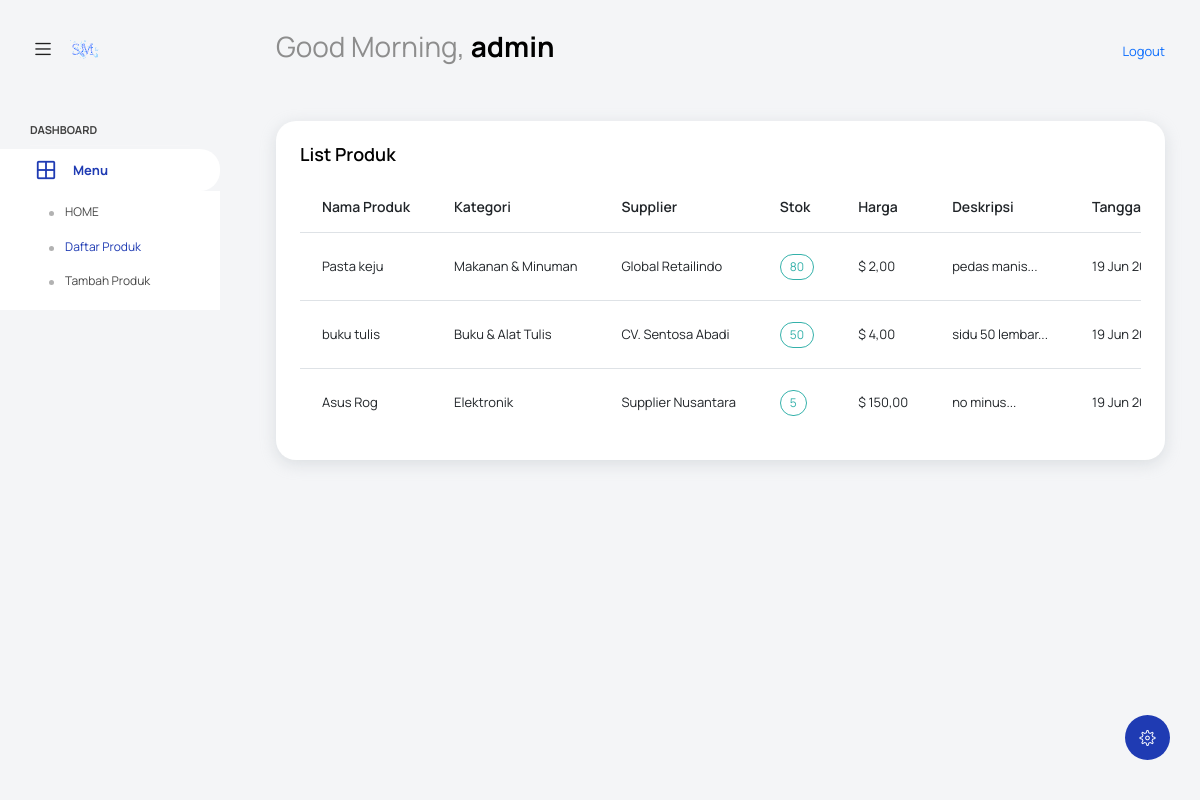
Screenshot of /daftar_produk.php (signed in) with the database file from the repository.
### tables this page shows
CREATE TABLE `produk` (
  `id_produk` int(11) NOT NULL,
  `nama_produk` varchar(255) NOT NULL,
  `id_kategori` int(11) NOT NULL,
  `id_supplier` int(11) NOT NULL,
  `stok` int(11) NOT NULL DEFAULT 0,
  `harga` decimal(10,2) NOT NULL,
  `deskripsi` text DEFAULT NULL,
  `tanggal_ditambahkan` timestamp NOT NULL DEFAULT current_timestamp()
);

CREATE TABLE `kategori` (
  `id_kategori` int(11) NOT NULL,
  `nama_kategori` varchar(100) NOT NULL
);

CREATE TABLE `supplier` (
  `id_supplier` int(11) NOT NULL,
  `nama_supplier` varchar(150) NOT NULL,
  `alamat` varchar(255) DEFAULT NULL,
  `telepon` varchar(20) DEFAULT NULL
);

### daftar_produk.php (the view, shortened to what this page needs)
<?php
include 'koneksi.php';
$error_message = '';
$query_produk = "SELECT
                    p.id_produk,
                    p.nama_produk,
                    k.nama_kategori,
                    s.nama_supplier,
                    p.stok,
                    p.harga,
                    p.deskripsi,
                    p.tanggal_ditambahkan
                 FROM
                    produk p
                 LEFT JOIN
                    kategori k ON p.id_kategori = k.id_kategori
                 LEFT JOIN
                    supplier s ON p.id_supplier = s.id_supplier
                 ORDER BY
                    p.tanggal_ditambahkan DESC";
$result_produk = mysqli_query($koneksi, $query_produk);
$daftar_produk = [];
if ($result_produk) {
    while ($row = mysqli_fetch_assoc($result_produk)) {
        $daftar_produk[] = $row;
    }
} else {
    $error_message .= "Gagal mengambil data produk: " . mysqli_error($koneksi) . "<br>";
}
?>
<html>
<head>
  <link rel="stylesheet" href="vendors/feather/feather.css">
  <link rel="stylesheet" href="vendors/mdi/css/materialdesignicons.min.css">
  <link rel="stylesheet" href="vendors/ti-icons/css/themify-icons.css">
  <link rel="stylesheet" href="vendors/typicons/typicons.css">
  <link rel="stylesheet" href="vendors/simple-line-icons/css/simple-line-icons.css">
  <link rel="stylesheet" href="vendors/css/vendor.bundle.base.css">
  <link rel="stylesheet" href="css/vertical-layout-light/style.css">
</head>
<body>
  <div class="container-scroller">
    <nav class="flex-row p-0 navbar default-layout col-lg-12 col-12 fixed-top d-flex align-items-top">
      <div class="text-center navbar-brand-wrapper d-flex align-items-center justify-content-start">
        <div class="me-3">
          <button class="navbar-toggler align-self-center" type="button" data-bs-toggle="minimize">
            <span class="icon-menu"></span>
          </button>
        </div>
        <div>
          <a class="navbar-brand brand-logo" href="home.php">
            <img src="SM.svg" alt="logo" />
          </a>
        </div>
      </div>
      <div class="navbar-menu-wrapper d-flex align-items-top">
        <ul class="navbar-nav">
          <li class="nav-item font-weight-semibold d-none d-lg-block ms-0">
            <h1 class="welcome-text">Good Morning, <span class="text-black fw-bold"> <?php echo $_SESSION['username']; ?></span> </h1>
          </li>
        </ul>
        <ul class="navbar-nav ms-auto">
          <a class="nav-link" href="proses_logout.php">Logout</a>
        </ul>
      </div>
    </nav>
    <div class="container-fluid page-body-wrapper">
      <div class="theme-setting-wrapper">
        <div id="settings-trigger"><i class="ti-settings"></i></div>
      </div>
      <nav class="sidebar sidebar-offcanvas" id="sidebar">
        <ul class="nav">
          <li class="nav-item nav-category">Dashboard</li>
          <li class="nav-item">
            <a class="nav-link" data-bs-toggle="collapse" href="#ui-basic" aria-expanded="false" aria-controls="ui-basic">
              <i class="mdi mdi-grid-large menu-icon"></i>
              <span class="menu-title">Menu</span>
            </a>
            <div class="collapse" id="ui-basic">
              <ul class="nav flex-column sub-menu">
                <li class="nav-item"> <a class="nav-link" href="home.php">HOME</a></li>
                <li class="nav-item"> <a class="nav-link" href="daftar_produk.php">Daftar Produk</a></li>
                <li class="nav-item"> <a class="nav-link" href="tambah_produk.php">Tambah Produk</a></li>
              </ul>
            </div>
          </li>
        </ul>
      </nav>
      <div class="main-panel">
        <div class="content-wrapper">
          <div class="row">
            <div class="col-lg-12 grid-margin stretch-card">
              <div class="card">
                <div class="card-body">
                  <h4 class="card-title">List Produk</h4>
                  <div class="table-responsive">
                    <table class="table table-hover">
                      <thead>
                        <tr>
                          <th>Nama Produk</th>
                          <th>Kategori</th>
                          <th>Supplier</th>
                          <th>Stok</th>
                          <th>Harga</th>
                          <th>Deskripsi</th>
                          <th>Tanggal Ditambahkan</th>
                        </tr>
                      </thead>
                      <tbody>
                        <?php if (count($daftar_produk) > 0) : ?>
                          <?php foreach ($daftar_produk as $produk) : ?>
                            <tr>
                              <td><?php echo htmlspecialchars($produk['nama_produk']); ?></td>
                              <td><?php echo htmlspecialchars($produk['nama_kategori']); ?></td>
                              <td><?php echo htmlspecialchars($produk['nama_supplier']); ?></td>
                              <td><label class="badge <?php echo ($produk['stok'] > 0) ? 'badge-success' : 'badge-danger'; ?>"><?php echo htmlspecialchars($produk['stok']); ?></label></td>
                              <td>$ <?php echo number_format($produk['harga'], 2, ',', '.'); ?></td>
                              <td><?php echo htmlspecialchars(substr($produk['deskripsi'], 0, 50)); ?>...</td>
                              <td><?php echo date('d M Y H:i', strtotime($produk['tanggal_ditambahkan'])); ?></td>
                            </tr>
                          <?php endforeach; ?>
                        <?php else : ?>
                          <tr>
                            <td colspan="9" class="text-center">Tidak ada produk ditemukan.</td>
                          </tr>
                        <?php endif; ?>
                      </tbody>
                    </table>
                  </div>
                </div>
              </div>
            </div>
          </div>
        </div>
      </div>
    </div>
  </div>
</body>
</html>

### rows the page displays
produk: nama_produk "Pasta keju", id_kategori.nama_kategori "Makanan & Minuman", id_supplier.nama_supplier "Global Retailindo", stok "80", harga "2,00", deskripsi "pedas manis", tanggal_ditambahkan "19 Jun…"
produk: nama_produk "buku tulis", id_kategori.nama_kategori "Buku & Alat Tulis", id_supplier.nama_supplier "CV. Sentosa Abadi", stok "50", harga "4,00", deskripsi "sidu 50 lembar", tanggal_ditambahkan "19 Jun…"
produk: nama_produk "Asus Rog", id_kategori.nama_kategori "Elektronik", id_supplier.nama_supplier "Supplier Nusantara", stok "5", harga "150,00", deskripsi "no minus", tanggal_ditambahkan "19 Jun…"

### other values shown
$_SESSION['username'] "admin"
